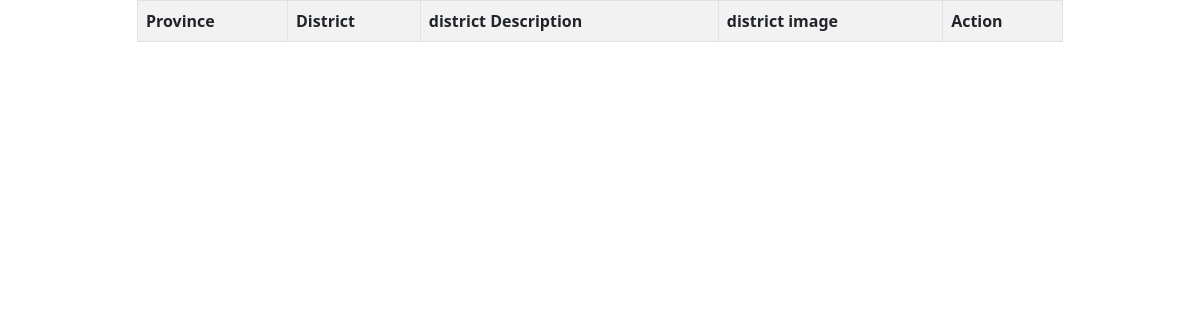
Page /province/Bagmati Province/ on the earlier database version.
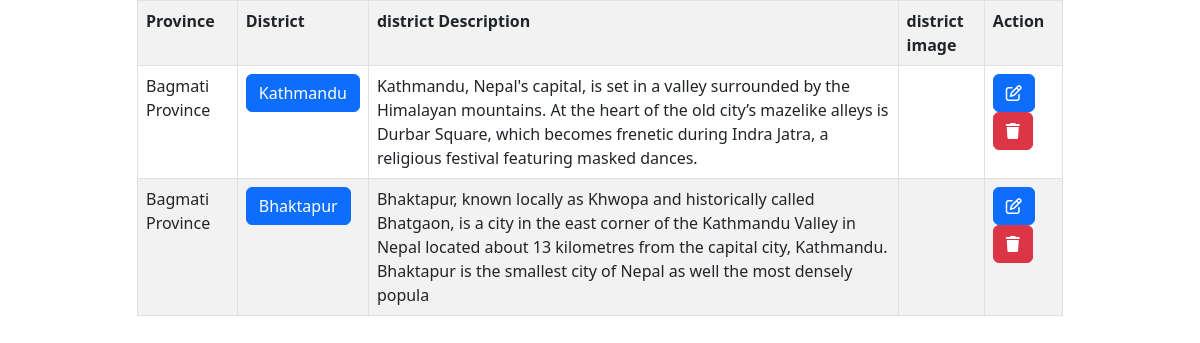
Same page on the later database version.
### location_data/models.py (models this page shows, shortened)
class District(models.Model):
    province=models.CharField(max_length=100,choices=province)
    district_name=models.CharField(max_length=100)
    district_desc=models.TextField()
    district_images = models.FileField(upload_to='static/uploads')

### location_data/views.py (the view)
# urls.py: path('province/<str:province_name>/',show_province_data,name='show_province_data'),
def show_province_data(request,province_name):
    province_inf=District.objects.filter(province=province_name)
    context={
        'province_inf':province_inf
    }
    return render(request,'location_data/province.html',context)

### location_data/templates/location_data/province.html (shortened to what this page needs)
{% extends 'layout.html' %}
{% load static %}
{% block main-content %}
<div class="container">
    <div class="row d-flex justify-content-center">
        <div class="col-md-10">
            <table class="table table-bordered table-striped">
                <tr>
                    <th>Province</th>
                    <th>District</th>
                    <th> district Description</th>
                    <th> district image</th>
                    <th>Action</th>
                </tr>
                {% for data in province_inf %}
                <tr>
                    <td>{{data.province}}</td>
                    <td><a href="/location/{{data.district_name}}/" class="btn btn-primary">{{data.district_name}}</a></td>
                    <td>{{data.district_desc}}</td>
                    <td>
                    </td>
                    <td>
                        <a href="/updatedistrict/{{data.id}}/{{data.province}}" class="btn btn-primary"><i class="fa-regular fa-pen-to-square"></i></a>&nbsp;&nbsp;
                        <a href="/deletedistrict/{{data.id}}/{{data.province}}" class="btn btn-danger" onclick="return confirm('Are you sure want to delete this district?')"><i class="fa-solid fa-trash"></i></a>
                    </td>
                </tr>
                {% endfor %}
            </table>
        </div>
    </div>
</div>
{% endblock %}

Differences in the rows shown:
added District: province "Bagmati Province", district_name "Kathmandu", district_desc "Kathmandu, Nepal's capital, is set in a valley surrounded by the Himalayan mountains. At the heart of the old city’s mazelike alleys is Durbar Square, which becomes frenetic during Indra Jatra, a religious festival featuring masked dances."
added District: province "Bagmati Province", district_name "Bhaktapur", district_desc "Bhaktapur, known locally as Khwopa and historically called Bhatgaon, is a city in the east corner of the Kathmandu Valley in Nepal located about 13 kilometres from the capital city, Kathmandu. Bhaktapur is the smallest city of Nepal as well the most densely popula"
